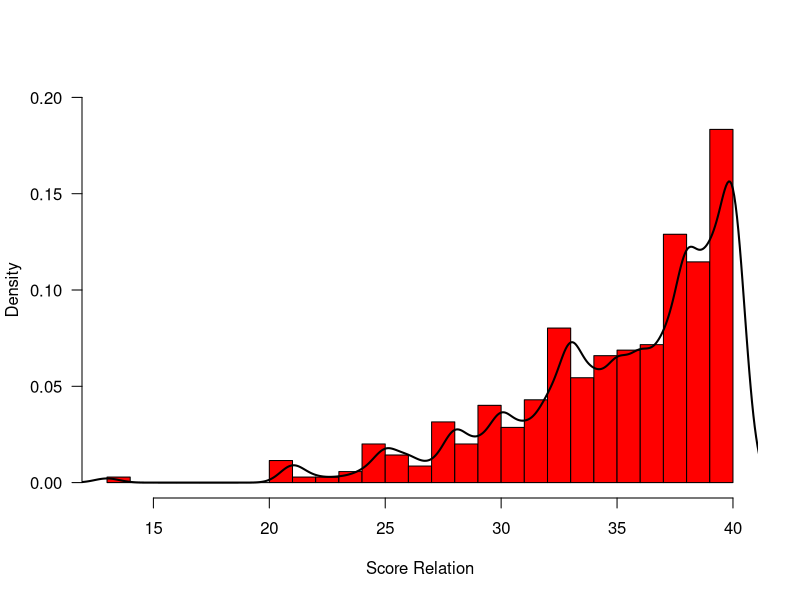
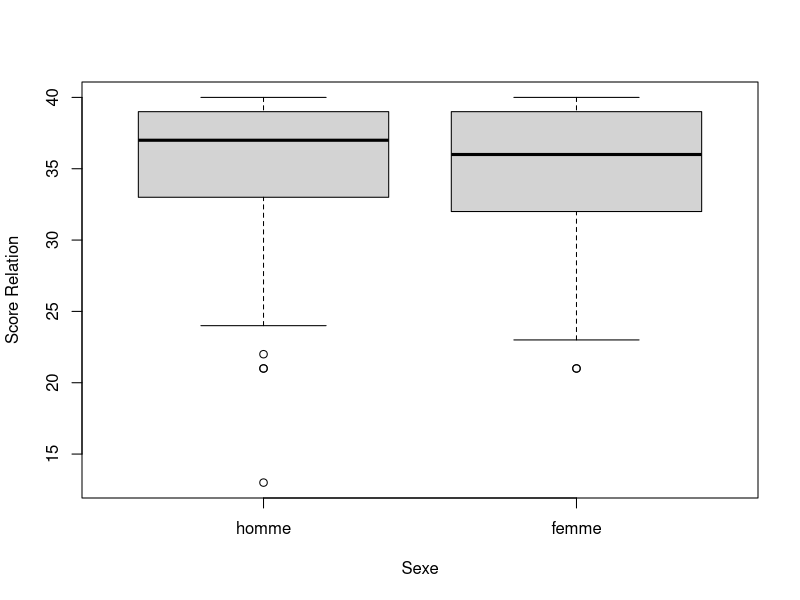

Here is the R script that generated these plots, in order:
# load the data
setwd("C:/Users/user/Desktop/R (Paris Sud)/Week 1/data")
sh <- read.csv2("satisfaction_hopital.csv")

# Q1. For the three categorical variables in the file (you determine which variables they are), present the percentages of subjects belonging to each of the categories.
## The three categorical variables are "service", "sexe", and "profession".
## They are discrete and they are qualitative measurements
## "service", "sexe", and "profession" are nominal variables with no particular order.
## N.B. the variables "amelioration.sante", "amelioration.moral", "recommander" can also be considered as categorical.
## They are discrete and qualitative. However, they are ordinal since they hold a certain order.

### For "service"
### We first a table of the frequencies and attribute it to service.tab
service.tab <- table(sh$service, deparse.level = 2, useNA = "always")
### We use the function prop.table to display the proportions
### We multiply by 100 to convert to percentages
### We use the round funtion to display only 1 decimal
round(prop.table(service.tab)*100, 1)

### For "sexe"
### We start by encoding the vector as a factor
### 0 is for "homme" and 1 is for "femme"
sh$sexe.cat <- factor(sh$sexe,labels = c("homme", "femme"))
### We create a table of the factors
sexe.tab <- table(sh$sexe.cat, deparse.level = 2, useNA = "always")
### We display the percentages
round(prop.table(sexe.tab)*100, 2)

### For profession
### We start by encoding the vector as a factor
sh$profession.cat <- factor(sh$profession,labels = c("agriculteur", "artisan", "cadre", "technicien", "employé", "ouvrier", "étudiant", "autre"))
### We create a table of the factors
profession.tab <- table(sh$profession.cat, deparse.level = 2, useNA = "always")
### We display the percentages
round(prop.table(profession.tab)*100, 2)

# Q2. For the other variables, provide in a concise manner: mean, median, standard deviation, minimum, maximum, and the number of available (non-missing) data points.
## We will use the function describe from the library prettyR 
library(prettyR) # calls prettyR library
### We create a vector which specifies the statistics we want to show
stat2show <- c("mean", "median", "sd", "min", "max", "valid.n")
### We create a vector which specifies the variable we want to show
var2show <- c("age", "amelioration.sante", "amelioration.moral", "recommander", "score.information", "score.relation")
describe(sh[,var2show], num.desc = stat2show)

# Q3. Create a histogram of the relationship score (score.relation).
### We use the function hist to create the histogram
### We pass on to it few other parameters to make is a bit more elegant
hist(sh$score.relation, col="red", prob=TRUE, las = 1, ylim=c(0,0.2), nclass=28, xlab = "Score Relation", main = "")
### plot the KDE along with it, lwd is for linewidth
lines(density(sh$score.relation, na.rm=TRUE, bw="SJ"), lwd=2)

# Q4. Using two box plots, represent side by side the distribution of relationship scores for men and women.
### We use the function boxplot
boxplot(sh$score.relation~sh$sexe.cat, ylab = "Score Relation", xlab = "Sexe")
